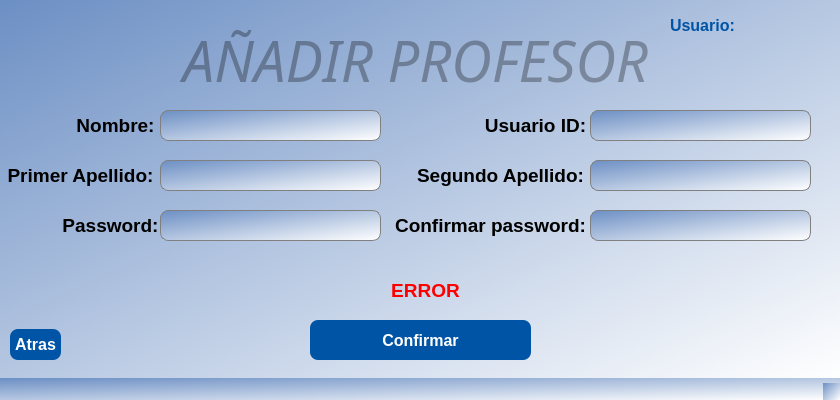
<?xml version="1.0" encoding="UTF-8"?>
<ui version="4.0">
 <class>addProfWindow</class>
 <widget class="QMainWindow" name="addProfWindow">
  <property name="geometry">
   <rect>
    <x>0</x>
    <y>0</y>
    <width>840</width>
    <height>400</height>
   </rect>
  </property>
  <property name="windowTitle">
   <string>MainWindow</string>
  </property>
  <property name="styleSheet">
   <string notr="true">background-color: qlineargradient(spread:pad, x1:0, y1:0, x2:1, y2:1, stop:0 rgba(108, 143, 196, 255), stop:1 rgba(255, 255, 255, 255));</string>
  </property>
  <widget class="QWidget" name="centralwidget">
   <widget class="QLineEdit" name="input_profAddName">
    <property name="geometry">
     <rect>
      <x>160</x>
      <y>110</y>
      <width>221</width>
      <height>31</height>
     </rect>
    </property>
    <property name="maximumSize">
     <size>
      <width>16777215</width>
      <height>16777215</height>
     </size>
    </property>
    <property name="font">
     <font>
      <pointsize>14</pointsize>
      <italic>false</italic>
     </font>
    </property>
    <property name="focusPolicy">
     <enum>Qt::FocusPolicy::StrongFocus</enum>
    </property>
    <property name="styleSheet">
     <string notr="true">border-radius:8px;
border: 1px solid gray;
</string>
    </property>
    <property name="text">
     <string/>
    </property>
    <property name="alignment">
     <set>Qt::AlignmentFlag::AlignLeading|Qt::AlignmentFlag::AlignLeft|Qt::AlignmentFlag::AlignVCenter</set>
    </property>
    <property name="placeholderText">
     <string/>
    </property>
   </widget>
   <widget class="QLabel" name="label_profAddName">
    <property name="geometry">
     <rect>
      <x>70</x>
      <y>110</y>
      <width>91</width>
      <height>31</height>
     </rect>
    </property>
    <property name="maximumSize">
     <size>
      <width>16777215</width>
      <height>16777215</height>
     </size>
    </property>
    <property name="font">
     <font>
      <pointsize>14</pointsize>
      <bold>true</bold>
     </font>
    </property>
    <property name="styleSheet">
     <string notr="true">background-color:transparent;</string>
    </property>
    <property name="text">
     <string>Nombre:</string>
    </property>
    <property name="alignment">
     <set>Qt::AlignmentFlag::AlignCenter</set>
    </property>
   </widget>
   <widget class="QLabel" name="label_title_profesor">
    <property name="geometry">
     <rect>
      <x>10</x>
      <y>20</y>
      <width>811</width>
      <height>81</height>
     </rect>
    </property>
    <property name="font">
     <font>
      <family>Snap ITC</family>
      <pointsize>42</pointsize>
      <italic>true</italic>
     </font>
    </property>
    <property name="styleSheet">
     <string notr="true">background-color:transparent;
color: rgba(0, 0, 0, 0.3); </string>
    </property>
    <property name="text">
     <string>AÑADIR PROFESOR</string>
    </property>
    <property name="alignment">
     <set>Qt::AlignmentFlag::AlignCenter</set>
    </property>
   </widget>
   <widget class="QPushButton" name="btn_confirm_profesor">
    <property name="geometry">
     <rect>
      <x>310</x>
      <y>320</y>
      <width>221</width>
      <height>40</height>
     </rect>
    </property>
    <property name="font">
     <font>
      <pointsize>12</pointsize>
      <italic>false</italic>
      <bold>true</bold>
     </font>
    </property>
    <property name="cursor">
     <cursorShape>PointingHandCursor</cursorShape>
    </property>
    <property name="mouseTracking">
     <bool>true</bool>
    </property>
    <property name="tabletTracking">
     <bool>false</bool>
    </property>
    <property name="focusPolicy">
     <enum>Qt::FocusPolicy::StrongFocus</enum>
    </property>
    <property name="styleSheet">
     <string notr="true">QPushButton {
background-color: rgb(0, 84, 166);
color: rgb(255, 255, 255);
border-radius:8px;
}
QPushButton:hover {
background-color:white;
color:rgb(0, 84, 166);
}
QPushButton:pressed  {
background-color: rgb(0, 84, 166);
color: rgb(255, 255, 255);
}
</string>
    </property>
    <property name="text">
     <string>Confirmar</string>
    </property>
   </widget>
   <widget class="QLineEdit" name="input_profAddFirstName">
    <property name="geometry">
     <rect>
      <x>160</x>
      <y>160</y>
      <width>221</width>
      <height>31</height>
     </rect>
    </property>
    <property name="maximumSize">
     <size>
      <width>16777215</width>
      <height>16777215</height>
     </size>
    </property>
    <property name="font">
     <font>
      <pointsize>14</pointsize>
      <italic>false</italic>
     </font>
    </property>
    <property name="focusPolicy">
     <enum>Qt::FocusPolicy::StrongFocus</enum>
    </property>
    <property name="styleSheet">
     <string notr="true">border-radius:8px;
border: 1px solid gray;
</string>
    </property>
    <property name="text">
     <string/>
    </property>
    <property name="alignment">
     <set>Qt::AlignmentFlag::AlignLeading|Qt::AlignmentFlag::AlignLeft|Qt::AlignmentFlag::AlignVCenter</set>
    </property>
    <property name="placeholderText">
     <string/>
    </property>
   </widget>
   <widget class="QLabel" name="label_profAddFirstName">
    <property name="geometry">
     <rect>
      <x>0</x>
      <y>160</y>
      <width>161</width>
      <height>31</height>
     </rect>
    </property>
    <property name="maximumSize">
     <size>
      <width>16777215</width>
      <height>16777215</height>
     </size>
    </property>
    <property name="font">
     <font>
      <pointsize>14</pointsize>
      <bold>true</bold>
     </font>
    </property>
    <property name="styleSheet">
     <string notr="true">background-color:transparent;</string>
    </property>
    <property name="text">
     <string>Primer Apellido:</string>
    </property>
    <property name="alignment">
     <set>Qt::AlignmentFlag::AlignCenter</set>
    </property>
   </widget>
   <widget class="QLineEdit" name="input_profAddSecondName">
    <property name="geometry">
     <rect>
      <x>590</x>
      <y>160</y>
      <width>221</width>
      <height>31</height>
     </rect>
    </property>
    <property name="maximumSize">
     <size>
      <width>16777215</width>
      <height>16777215</height>
     </size>
    </property>
    <property name="font">
     <font>
      <pointsize>12</pointsize>
      <italic>false</italic>
     </font>
    </property>
    <property name="focusPolicy">
     <enum>Qt::FocusPolicy::StrongFocus</enum>
    </property>
    <property name="styleSheet">
     <string notr="true">border-radius:8px;
border: 1px solid gray;
</string>
    </property>
    <property name="text">
     <string/>
    </property>
    <property name="alignment">
     <set>Qt::AlignmentFlag::AlignLeading|Qt::AlignmentFlag::AlignLeft|Qt::AlignmentFlag::AlignVCenter</set>
    </property>
    <property name="placeholderText">
     <string/>
    </property>
   </widget>
   <widget class="QLabel" name="label_profAddSecondName">
    <property name="geometry">
     <rect>
      <x>410</x>
      <y>160</y>
      <width>181</width>
      <height>31</height>
     </rect>
    </property>
    <property name="maximumSize">
     <size>
      <width>16777215</width>
      <height>16777215</height>
     </size>
    </property>
    <property name="font">
     <font>
      <pointsize>14</pointsize>
      <bold>true</bold>
     </font>
    </property>
    <property name="styleSheet">
     <string notr="true">background-color:transparent;</string>
    </property>
    <property name="text">
     <string>Segundo Apellido:</string>
    </property>
    <property name="alignment">
     <set>Qt::AlignmentFlag::AlignCenter</set>
    </property>
   </widget>
   <widget class="QLineEdit" name="input_profAddUserID">
    <property name="geometry">
     <rect>
      <x>590</x>
      <y>110</y>
      <width>221</width>
      <height>31</height>
     </rect>
    </property>
    <property name="maximumSize">
     <size>
      <width>16777215</width>
      <height>16777215</height>
     </size>
    </property>
    <property name="font">
     <font>
      <pointsize>12</pointsize>
      <italic>false</italic>
     </font>
    </property>
    <property name="focusPolicy">
     <enum>Qt::FocusPolicy::StrongFocus</enum>
    </property>
    <property name="styleSheet">
     <string notr="true">border-radius:8px;
border: 1px solid gray;
</string>
    </property>
    <property name="text">
     <string/>
    </property>
    <property name="alignment">
     <set>Qt::AlignmentFlag::AlignLeading|Qt::AlignmentFlag::AlignLeft|Qt::AlignmentFlag::AlignVCenter</set>
    </property>
    <property name="placeholderText">
     <string/>
    </property>
   </widget>
   <widget class="QLabel" name="label_profAddUserID">
    <property name="geometry">
     <rect>
      <x>480</x>
      <y>110</y>
      <width>111</width>
      <height>31</height>
     </rect>
    </property>
    <property name="maximumSize">
     <size>
      <width>16777215</width>
      <height>16777215</height>
     </size>
    </property>
    <property name="font">
     <font>
      <pointsize>14</pointsize>
      <bold>true</bold>
     </font>
    </property>
    <property name="styleSheet">
     <string notr="true">background-color:transparent;</string>
    </property>
    <property name="text">
     <string>Usuario ID:</string>
    </property>
    <property name="alignment">
     <set>Qt::AlignmentFlag::AlignCenter</set>
    </property>
   </widget>
   <widget class="QLineEdit" name="input_profAddPassword">
    <property name="geometry">
     <rect>
      <x>160</x>
      <y>210</y>
      <width>221</width>
      <height>31</height>
     </rect>
    </property>
    <property name="maximumSize">
     <size>
      <width>16777215</width>
      <height>16777215</height>
     </size>
    </property>
    <property name="font">
     <font>
      <pointsize>14</pointsize>
      <italic>false</italic>
     </font>
    </property>
    <property name="focusPolicy">
     <enum>Qt::FocusPolicy::StrongFocus</enum>
    </property>
    <property name="styleSheet">
     <string notr="true">border-radius:8px;
border: 1px solid gray;
</string>
    </property>
    <property name="text">
     <string/>
    </property>
    <property name="alignment">
     <set>Qt::AlignmentFlag::AlignLeading|Qt::AlignmentFlag::AlignLeft|Qt::AlignmentFlag::AlignVCenter</set>
    </property>
    <property name="placeholderText">
     <string/>
    </property>
   </widget>
   <widget class="QLabel" name="label_profAddPassword">
    <property name="geometry">
     <rect>
      <x>60</x>
      <y>210</y>
      <width>101</width>
      <height>31</height>
     </rect>
    </property>
    <property name="maximumSize">
     <size>
      <width>16777215</width>
      <height>16777215</height>
     </size>
    </property>
    <property name="font">
     <font>
      <pointsize>14</pointsize>
      <bold>true</bold>
     </font>
    </property>
    <property name="styleSheet">
     <string notr="true">background-color:transparent;</string>
    </property>
    <property name="text">
     <string>Password:</string>
    </property>
    <property name="alignment">
     <set>Qt::AlignmentFlag::AlignCenter</set>
    </property>
   </widget>
   <widget class="QLineEdit" name="input_profAddConfirmPassword">
    <property name="geometry">
     <rect>
      <x>590</x>
      <y>210</y>
      <width>221</width>
      <height>31</height>
     </rect>
    </property>
    <property name="maximumSize">
     <size>
      <width>16777215</width>
      <height>16777215</height>
     </size>
    </property>
    <property name="font">
     <font>
      <pointsize>12</pointsize>
      <italic>false</italic>
     </font>
    </property>
    <property name="focusPolicy">
     <enum>Qt::FocusPolicy::StrongFocus</enum>
    </property>
    <property name="styleSheet">
     <string notr="true">border-radius:8px;
border: 1px solid gray;
</string>
    </property>
    <property name="text">
     <string/>
    </property>
    <property name="alignment">
     <set>Qt::AlignmentFlag::AlignLeading|Qt::AlignmentFlag::AlignLeft|Qt::AlignmentFlag::AlignVCenter</set>
    </property>
    <property name="placeholderText">
     <string/>
    </property>
   </widget>
   <widget class="QLabel" name="label_profAddConfirmPassword_2">
    <property name="geometry">
     <rect>
      <x>390</x>
      <y>210</y>
      <width>201</width>
      <height>31</height>
     </rect>
    </property>
    <property name="maximumSize">
     <size>
      <width>16777215</width>
      <height>16777215</height>
     </size>
    </property>
    <property name="font">
     <font>
      <pointsize>14</pointsize>
      <bold>true</bold>
     </font>
    </property>
    <property name="styleSheet">
     <string notr="true">background-color:transparent;</string>
    </property>
    <property name="text">
     <string>Confirmar password:</string>
    </property>
    <property name="alignment">
     <set>Qt::AlignmentFlag::AlignCenter</set>
    </property>
   </widget>
   <widget class="QLabel" name="addErrorMsgProf">
    <property name="geometry">
     <rect>
      <x>190</x>
      <y>270</y>
      <width>471</width>
      <height>41</height>
     </rect>
    </property>
    <property name="font">
     <font>
      <pointsize>14</pointsize>
      <bold>true</bold>
     </font>
    </property>
    <property name="styleSheet">
     <string notr="true">background-color:transparent;
color:red;</string>
    </property>
    <property name="text">
     <string>ERROR</string>
    </property>
    <property name="alignment">
     <set>Qt::AlignmentFlag::AlignCenter</set>
    </property>
   </widget>
   <widget class="QPushButton" name="btn_back_profesor_add">
    <property name="geometry">
     <rect>
      <x>10</x>
      <y>329</y>
      <width>51</width>
      <height>31</height>
     </rect>
    </property>
    <property name="font">
     <font>
      <pointsize>12</pointsize>
      <italic>false</italic>
      <bold>true</bold>
     </font>
    </property>
    <property name="cursor">
     <cursorShape>PointingHandCursor</cursorShape>
    </property>
    <property name="mouseTracking">
     <bool>true</bool>
    </property>
    <property name="tabletTracking">
     <bool>false</bool>
    </property>
    <property name="focusPolicy">
     <enum>Qt::FocusPolicy::NoFocus</enum>
    </property>
    <property name="styleSheet">
     <string notr="true">QPushButton {
background-color: rgb(0, 84, 166);
color: rgb(255, 255, 255);
border-radius:8px;
}
QPushButton:hover {
background-color:white;
color:rgb(0, 84, 166);
}
QPushButton:pressed  {
background-color: rgb(0, 84, 166);
color: rgb(255, 255, 255);
}
</string>
    </property>
    <property name="text">
     <string>Atras</string>
    </property>
   </widget>
   <widget class="QLabel" name="label_userOn">
    <property name="geometry">
     <rect>
      <x>670</x>
      <y>10</y>
      <width>151</width>
      <height>31</height>
     </rect>
    </property>
    <property name="font">
     <font>
      <pointsize>12</pointsize>
      <bold>true</bold>
     </font>
    </property>
    <property name="styleSheet">
     <string notr="true">QLabel {
background-color: transparent;
color:rgb(0, 84, 166);
}</string>
    </property>
    <property name="text">
     <string>Usuario:</string>
    </property>
   </widget>
  </widget>
  <widget class="QStatusBar" name="statusbar"/>
 </widget>
 <tabstops>
  <tabstop>input_profAddName</tabstop>
  <tabstop>input_profAddUserID</tabstop>
  <tabstop>input_profAddFirstName</tabstop>
  <tabstop>input_profAddSecondName</tabstop>
  <tabstop>input_profAddPassword</tabstop>
  <tabstop>input_profAddConfirmPassword</tabstop>
  <tabstop>btn_confirm_profesor</tabstop>
 </tabstops>
 <resources/>
 <connections/>
</ui>
